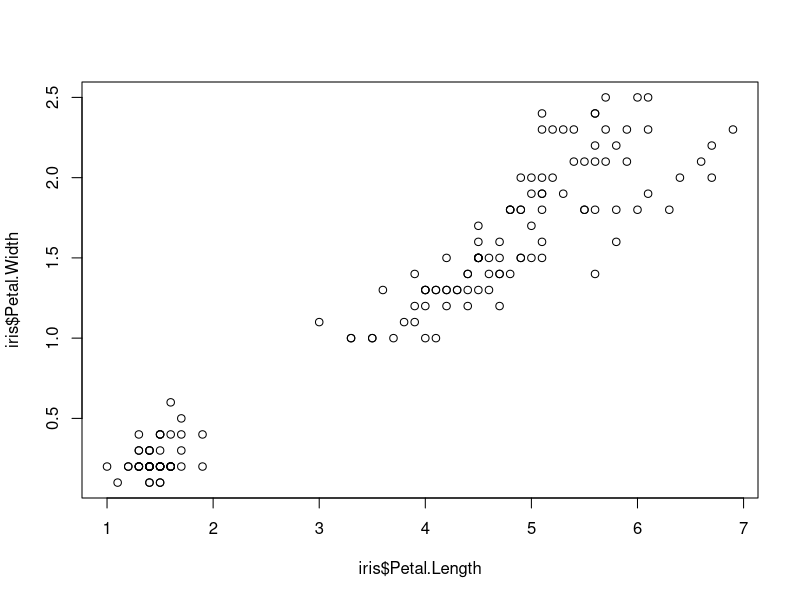

Reproduce this figure in R.
library(ggplot2)

plot(iris$Petal.Length, iris$Petal.Width)
result <- lm(Sepal.Length ~ Sepal.Width, data = iris)
summary(result)